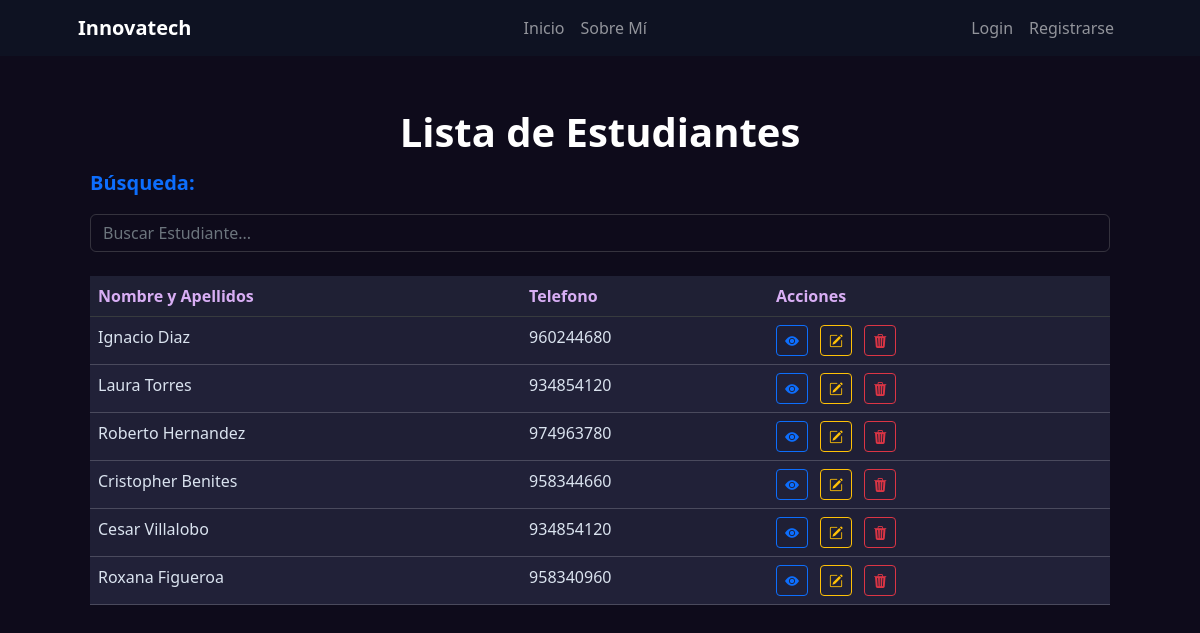
The app's page /estudiante/list/, older data.
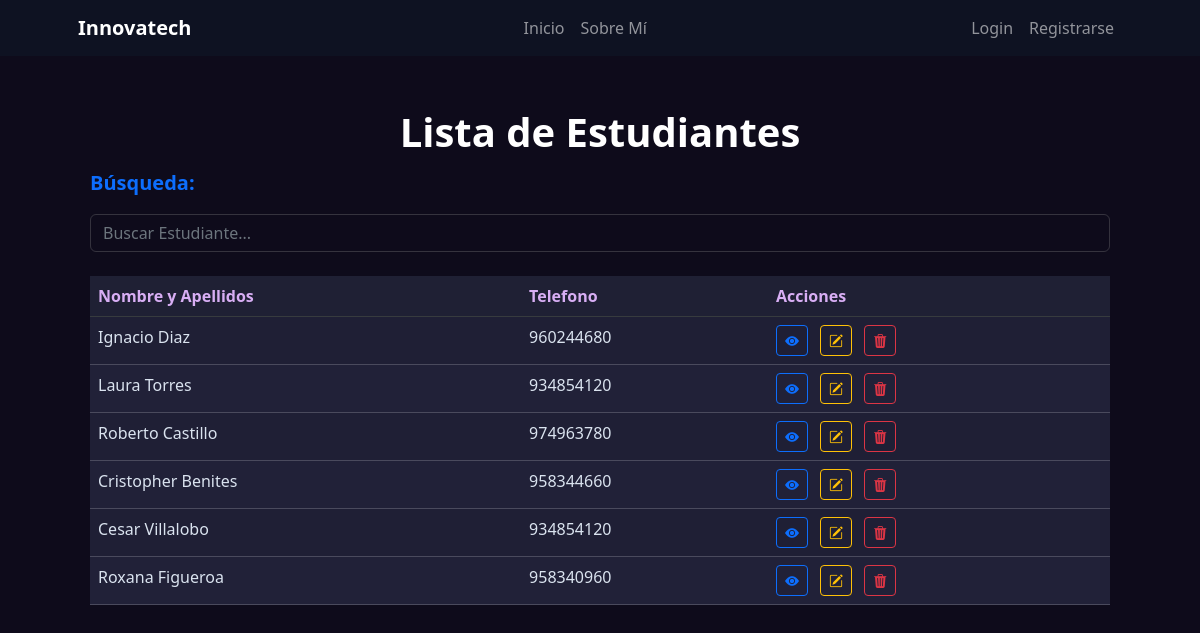
The same page, newer data.
### estudiante/models.py (models this page shows, shortened)
class Estudiante(models.Model):
    nombre = models.CharField(max_length=50)
    apellido = models.CharField(max_length=50)
    edad = models.IntegerField()
    email = models.EmailField()
    telefono = models.CharField(max_length=10)
    fecha_registro = models.DateTimeField(auto_now_add=True)
    imagen = models.ImageField(upload_to='estudiantes', null=True, blank=True)
    class Meta:
        verbose_name = 'Estudiante'
        verbose_name_plural = 'Estudiantes'

### estudiante/views.py (the view)
# urls.py: path("list/", views.EstudianteList.as_view(), name="list"),
class EstudianteList(ListView):
    model = models.Estudiante
    def get_queryset(self) -> QuerySet:
        if self.request.GET.get("consulta"):
            consulta = self.request.GET.get("consulta")
            object_list = models.Estudiante.objects.filter(
                Q(nombre__icontains=consulta) | Q(apellido__icontains=consulta))
        else:
            object_list = models.Estudiante.objects.all()
        return object_list

### estudiante/templates/estudiante/estudiante_list.html (shortened to what this page needs)
{% extends 'core/base.html' %}
{% block titulo %}Lista de Estudiantes{% endblock titulo %}
{% block contenido %}
    <div class="container">
        <div class="row">
            <form action="{% url 'estudiante:list' %}" method="get">
                <label class="fs-5 fw-bold mb-3 text-primary">Búsqueda:</label>
                <input
                    type="text"
                    name="consulta"
                    class="form-control"
                    placeholder="Buscar Estudiante..."
                >
            </form>
        </div>
        <div class="row my-4">
            <div class="col">
                {% if object_list %}
                    <table class="table table-striped table-hover"  style="background: #212138; border-color: #ffffff2f;">
                        <thead class="table-dark">
                            <tr>
                                <th scope="col" style="background: #1F2034!important; color: #d8aef4;">Nombre y Apellidos</th>
                                <th scope="col" style="background: #1F2034!important; color: #d8aef4;">Telefono</th>
                                <th scope="col" style="background: #1F2034!important; color: #d8aef4;" >Acciones</th>
                            </tr>
                        </thead>
                        <tbody>
                            {% for object in object_list %}
                                <tr>
                                    <td style="color: #dae3ef">{{ object.nombre }} {{object.apellido}}</td>
                                    <td style="color: #dae3ef">{{ object.telefono }}</td>
                                    <td>
                                        <a href="{% url 'estudiante:detail' object.id %}" class="btn btn-outline-primary btn-sm me-2">
                                            <i class="bi bi-eye-fill"></i>
                                        </a>
                                        <a href="{% url 'estudiante:update' object.id %}" class="btn btn-outline-warning btn-sm me-2">
                                            <i class="bi bi-pencil-square"></i>
                                        </a>
                                        <a href="{% url 'estudiante:delete' object.id %}" class="btn btn-outline-danger btn-sm">
                                            <i class="bi bi-trash3-fill"></i>
                                        </a>
                                    </td>
                                </tr>
                            {% endfor %}
                        </tbody>
                    </table>
                {% elif not object_list and request.GET.consulta %}
                    <p class="text-center py-4 m-2 fs-4 text-info text-bg-dark fw-bold rounded-4">
                        No hay Estudiante registrado con ese nombre 🫤
                    </p>
                {% else %}
                    <p class="text-center py-4 m-2 fs-4 text-warning text-bg-dark fw-bold rounded-4">
                       Aún no hay Estudiante registrados 📢
                    </p>
                {% endif %}
            </div>
        </div>
    </div>
{% endblock contenido %}

Row changes from the older to the newer data that the page shows:
changed Estudiante "Roberto": apellido "Hernandez" → "Castillo"
